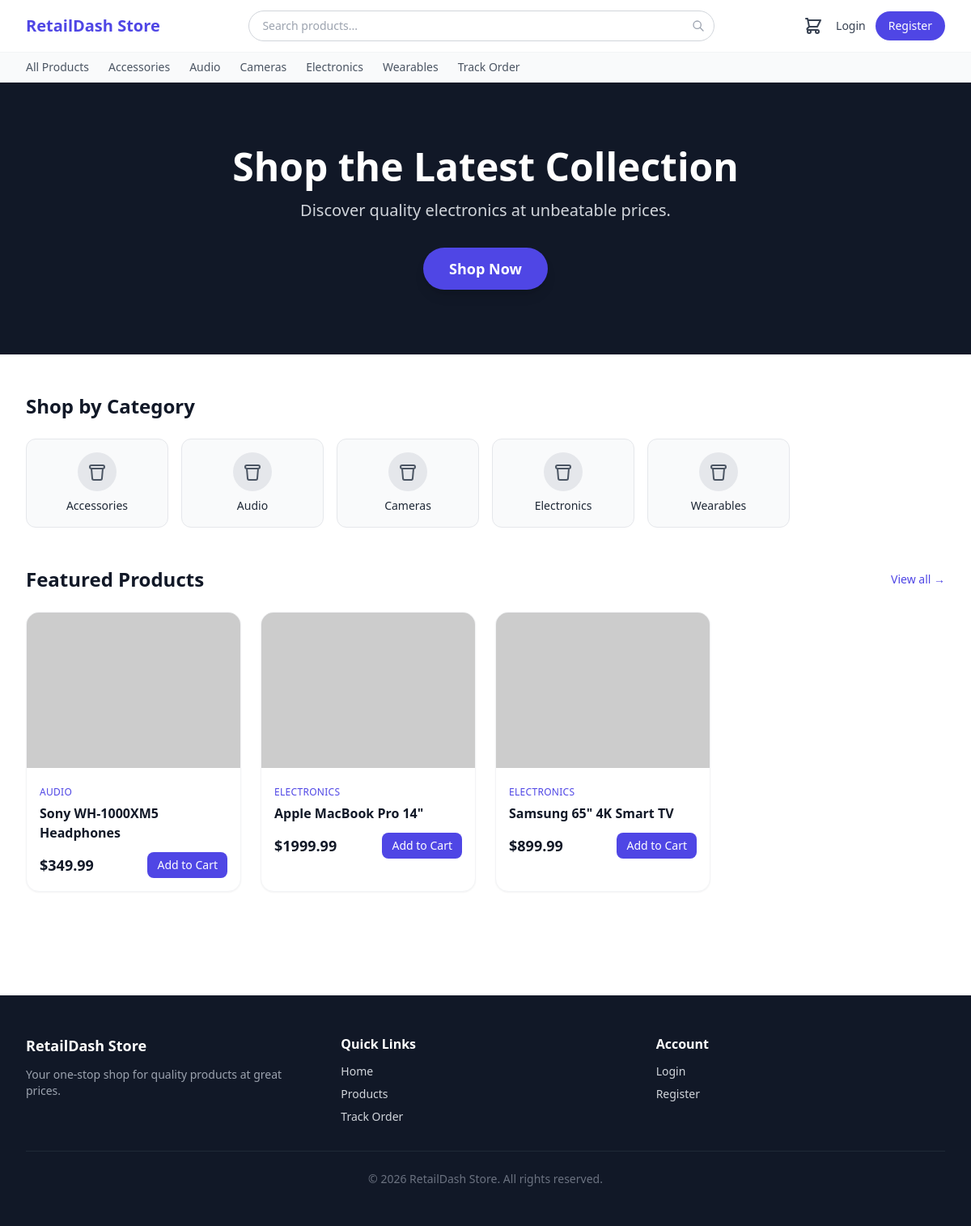
/store/, run on the app's committed database.
### apps/inventory/models.py (models this page shows, shortened)
class Category(models.Model):
    name = models.CharField(max_length=100)
    slug = models.SlugField(unique=True)
    class Meta:
        verbose_name_plural = 'Categories'
        ordering = ['name']

class Product(models.Model):
    name = models.CharField(max_length=200)
    sku = models.CharField(max_length=100, unique=True)
    description = models.TextField(blank=True)
    category = models.ForeignKey(Category, on_delete=models.SET_NULL, null=True, related_name='products')
    price = models.DecimalField(max_digits=10, decimal_places=2)
    cost_price = models.DecimalField(max_digits=10, decimal_places=2)
    stock_quantity = models.IntegerField(default=0)
    reorder_threshold = models.IntegerField(default=10)
    is_active = models.BooleanField(default=True)
    slug = models.SlugField(unique=True, blank=True)
    is_featured = models.BooleanField(default=False)
    created_at = models.DateTimeField(auto_now_add=True)
    updated_at = models.DateTimeField(auto_now=True)
    class Meta:
        ordering = ['-created_at']

### apps/storefront/views.py (the view)
# urls.py: path('', views.homepage, name='home'),
def homepage(request):
    featured_products = Product.objects.filter(is_featured=True, is_active=True).select_related('category')[:8]
    categories = Category.objects.all()
    return render(request, 'storefront/home.html', {
        'featured_products': featured_products,
        'categories': categories,
    })

### apps/storefront/context_processors.py (called while the page is built)
def cart_count(request):
    cart = request.session.get('cart', {})
    return {'cart_count': sum(item['quantity'] for item in cart.values())}

### templates/storefront/home.html (shortened to what this page needs)
{% extends "storefront/base.html" %}
{% load static %}
{% block content %}
<section class="bg-gray-900 text-white py-20">
  <div class="max-w-7xl mx-auto px-4 sm:px-6 lg:px-8 text-center">
    <h1 class="text-4xl md:text-5xl font-extrabold mb-4">Shop the Latest Collection</h1>
    <p class="text-lg md:text-xl text-gray-300 mb-8">Discover quality electronics at unbeatable prices.</p>
    <a href="{% url 'storefront:catalog' %}" class="inline-block bg-indigo-600 text-white font-bold px-8 py-3 rounded-full hover:bg-indigo-500 transition text-lg shadow-lg">
      Shop Now
    </a>
  </div>
</section>
{% if categories %}
<section class="max-w-7xl mx-auto px-4 sm:px-6 lg:px-8 py-12">
  <h2 class="text-2xl font-bold text-gray-900 mb-6">Shop by Category</h2>
  <div class="grid grid-cols-2 sm:grid-cols-3 md:grid-cols-4 lg:grid-cols-6 gap-4">
    {% for category in categories %}
    <a href="{% url 'storefront:category' category.slug %}"
       class="flex flex-col items-center p-4 bg-gray-50 border border-gray-200 rounded-xl hover:bg-gray-100 hover:border-gray-300 transition group">
      <div class="w-12 h-12 bg-gray-200 rounded-full flex items-center justify-center mb-2 group-hover:bg-gray-300 transition">
        <svg class="w-6 h-6 text-gray-600" fill="none" stroke="currentColor" viewBox="0 0 24 24">
          <path stroke-linecap="round" stroke-linejoin="round" stroke-width="2" d="M5 8h14M5 8a2 2 0 110-4h14a2 2 0 110 4M5 8l1 12a2 2 0 002 2h8a2 2 0 002-2l1-12"/>
        </svg>
      </div>
      <span class="text-sm font-medium text-gray-800 text-center">{{ category.name }}</span>
    </a>
    {% endfor %}
  </div>
</section>
{% endif %}
{% if featured_products %}
<section class="max-w-7xl mx-auto px-4 sm:px-6 lg:px-8 pb-16">
  <div class="flex items-center justify-between mb-6">
    <h2 class="text-2xl font-bold text-gray-900">Featured Products</h2>
    <a href="{% url 'storefront:catalog' %}" class="text-indigo-600 hover:text-indigo-800 text-sm font-medium">View all &rarr;</a>
  </div>
  <div class="grid grid-cols-1 sm:grid-cols-2 md:grid-cols-3 lg:grid-cols-4 gap-6">
    {% for product in featured_products %}
    <div class="bg-white rounded-2xl shadow-sm border border-gray-100 overflow-hidden hover:shadow-md transition group">
      <a href="{% url 'storefront:product_detail' product.slug %}">
        <div class="h-48 bg-gray-100 overflow-hidden">
          {% with product.images.first as img %}
            {% if img %}
              <img src="{{ img.image.url }}" alt="{{ img.alt_text|default:product.name }}" class="h-full w-full object-cover group-hover:scale-105 transition duration-300"/>
            {% else %}
              <img src="https://picsum.photos/seed/{{ product.slug }}/400/300" alt="{{ product.name }}" class="h-full w-full object-cover group-hover:scale-105 transition duration-300"/>
            {% endif %}
          {% endwith %}
        </div>
      </a>
      <div class="p-4">
        {% if product.category %}
          <span class="text-xs text-indigo-600 font-medium uppercase tracking-wide">{{ product.category.name }}</span>
        {% endif %}
        <h3 class="mt-1 font-semibold text-gray-900 line-clamp-2">
          <a href="{% url 'storefront:product_detail' product.slug %}" class="hover:text-indigo-600">{{ product.name }}</a>
        </h3>
        <div class="mt-3 flex items-center justify-between">
          <span class="text-lg font-bold text-gray-900">${{ product.price }}</span>
          {% if product.stock_quantity > 0 %}
            <form method="post" action="{% url 'storefront:cart_add' product.pk %}"
                  hx-post="{% url 'storefront:cart_add' product.pk %}"
                  hx-target="#cart-count-badge"
                  hx-swap="outerHTML">
              <button type="submit"
                      class="text-sm bg-indigo-600 text-white px-3 py-1.5 rounded-lg hover:bg-indigo-700 transition">
                Add to Cart
              </button>
            </form>
          {% else %}
            <span class="text-xs bg-red-100 text-red-600 px-2 py-1 rounded-full font-medium">Out of Stock</span>
          {% endif %}
        </div>
      </div>
    </div>
    {% endfor %}
  </div>
</section>
{% else %}
<section class="max-w-7xl mx-auto px-4 sm:px-6 lg:px-8 py-16 text-center text-gray-500">
  <p>No featured products at the moment. <a href="{% url 'storefront:catalog' %}" class="text-indigo-600 hover:underline">Browse all products</a>.</p>
</section>
{% endif %}
{% endblock %}

### templates/storefront/base.html (shortened to what this page needs)
{% load static %}
<!DOCTYPE html>
<html lang="en">
<head>
  <script src="https://cdn.tailwindcss.com"></script>
</head>
<body class="bg-white min-h-screen flex flex-col">
  <header class="bg-white shadow-sm sticky top-0 z-50 border-b border-gray-100">
    <div class="max-w-7xl mx-auto px-4 sm:px-6 lg:px-8">
      <div class="flex items-center justify-between h-16 gap-4">
        <a href="{% url 'storefront:home' %}" class="flex-shrink-0 text-xl font-bold text-indigo-600 whitespace-nowrap">
          RetailDash Store
        </a>
        <form action="{% url 'storefront:catalog' %}" method="get" class="flex-1 max-w-xl">
          <div class="relative">
            <input
              type="text"
              name="q"
              placeholder="Search products..."
              value="{{ request.GET.q }}"
              class="w-full pl-4 pr-10 py-2 border border-gray-300 rounded-full text-sm focus:outline-none focus:ring-2 focus:ring-indigo-500 focus:border-indigo-500"
            />
            <button type="submit" class="absolute right-3 top-1/2 -translate-y-1/2 text-gray-400 hover:text-indigo-600">
              <svg class="w-4 h-4" fill="none" stroke="currentColor" viewBox="0 0 24 24">
                <path stroke-linecap="round" stroke-linejoin="round" stroke-width="2" d="M21 21l-6-6m2-5a7 7 0 11-14 0 7 7 0 0114 0z"/>
              </svg>
            </button>
          </div>
        </form>
        <div class="flex items-center gap-4">
          <a href="{% url 'storefront:cart' %}" class="relative flex items-center text-gray-700 hover:text-indigo-600">
            <svg class="w-6 h-6" fill="none" stroke="currentColor" viewBox="0 0 24 24">
              <path stroke-linecap="round" stroke-linejoin="round" stroke-width="2" d="M3 3h2l.4 2M7 13h10l4-8H5.4M7 13L5.4 5M7 13l-2.293 2.293c-.63.63-.184 1.707.707 1.707H17m0 0a2 2 0 100 4 2 2 0 000-4zm-8 2a2 2 0 11-4 0 2 2 0 014 0z"/>
            </svg>
          </a>
          {% if user.is_authenticated and user.customer %}
            <div class="flex items-center gap-3">
              <a href="{% url 'customers:account' %}" class="text-sm text-gray-700 hover:text-indigo-600 font-medium">
                {{ user.first_name|default:user.username }}
              </a>
              <a href="{% url 'customers:order_history' %}" class="text-sm text-gray-500 hover:text-indigo-600">Orders</a>
              <form method="post" action="{% url 'customers:logout' %}" class="inline">
                {% csrf_token %}
                <button type="submit" class="text-sm text-gray-500 hover:text-red-600">Logout</button>
              </form>
            </div>
          {% else %}
            <div class="flex items-center gap-3">
              <a href="{% url 'customers:login' %}" class="text-sm text-gray-700 hover:text-indigo-600 font-medium">Login</a>
              <a href="{% url 'customers:register' %}" class="text-sm bg-indigo-600 text-white px-4 py-2 rounded-full hover:bg-indigo-700 transition">Register</a>
            </div>
          {% endif %}
        </div>
      </div>
    </div>
    <div class="border-t border-gray-100 bg-gray-50">
      <div class="max-w-7xl mx-auto px-4 sm:px-6 lg:px-8">
        <nav class="flex items-center gap-6 overflow-x-auto py-2 text-sm">
          <a href="{% url 'storefront:catalog' %}" class="whitespace-nowrap text-gray-600 hover:text-indigo-600 font-medium">All Products</a>
          {% for cat in categories %}
            <a href="{% url 'storefront:category' cat.slug %}" class="whitespace-nowrap text-gray-600 hover:text-indigo-600">{{ cat.name }}</a>
          {% endfor %}
          <a href="{% url 'storefront:track_order' %}" class="whitespace-nowrap text-gray-600 hover:text-indigo-600">Track Order</a>
        </nav>
      </div>
    </div>
  </header>
  <main class="flex-1">
    {% block content %}{% endblock %}
  </main>
  <footer class="bg-gray-900 text-gray-300 mt-16">
    <div class="max-w-7xl mx-auto px-4 sm:px-6 lg:px-8 py-12">
      <div class="grid grid-cols-1 md:grid-cols-3 gap-8">
        <div>
          <h3 class="text-white font-bold text-lg mb-3">RetailDash Store</h3>
          <p class="text-sm text-gray-400">Your one-stop shop for quality products at great prices.</p>
        </div>
        <div>
          <h4 class="text-white font-semibold mb-3">Quick Links</h4>
          <ul class="space-y-2 text-sm">
            <li><a href="{% url 'storefront:home' %}" class="hover:text-white">Home</a></li>
            <li><a href="{% url 'storefront:catalog' %}" class="hover:text-white">Products</a></li>
            <li><a href="{% url 'storefront:track_order' %}" class="hover:text-white">Track Order</a></li>
          </ul>
        </div>
        <div>
          <h4 class="text-white font-semibold mb-3">Account</h4>
          <ul class="space-y-2 text-sm">
            {% if user.is_authenticated %}
              <li><a href="{% url 'customers:account' %}" class="hover:text-white">My Account</a></li>
              <li><a href="{% url 'customers:order_history' %}" class="hover:text-white">Order History</a></li>
            {% else %}
              <li><a href="{% url 'customers:login' %}" class="hover:text-white">Login</a></li>
              <li><a href="{% url 'customers:register' %}" class="hover:text-white">Register</a></li>
            {% endif %}
          </ul>
        </div>
      </div>
      <div class="border-t border-gray-800 mt-8 pt-6 text-sm text-center text-gray-500">
        &copy; {% now "Y" %} RetailDash Store. All rights reserved.
      </div>
    </div>
  </footer>
</body>
</html>

### data on the page
Category: name "Accessories"
Category: name "Audio"
Category: name "Cameras"
Category: name "Electronics"
Category: name "Wearables"
Product: category.name "AUDIO", name "Sony WH-1000XM5 Headphones", price "349.99", stock_quantity "Add to Cart"
Product: category.name "ELECTRONICS", name "Apple MacBook Pro 14\"", price "1999.99", stock_quantity "Add to Cart"
Product: category.name "ELECTRONICS", name "Samsung 65\" 4K Smart TV", price "899.99", stock_quantity "Add to Cart"
